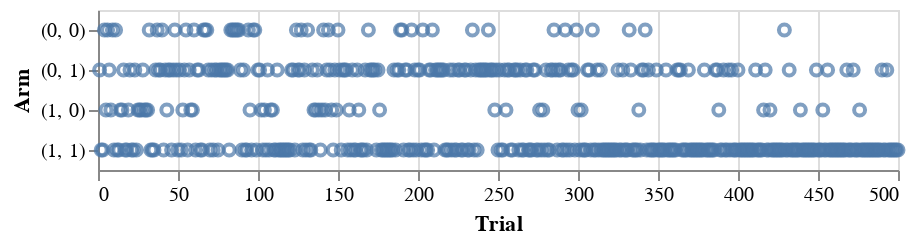

The cell this chart's notebook holds for it:
### Code cell
import altair as alt
import pandas as pd

points = []
for i, arm in enumerate(arms, 1):
    if arm == (0, 0):
        points.append((i, "(0, 0)"))
    elif arm == (0, 1):
        points.append((i, "(0, 1)"))
    elif arm == (1, 0):
        points.append((i, "(1, 0)"))
    elif arm == (1, 1):
        points.append((i, "(1, 1)"))

df = pd.DataFrame(points, columns=('Trial', 'Arm'))
alt.Chart(df).mark_point().encode(
    x='Trial:Q',
    y='Arm:O'
)

### Figure 1 — Vega-Lite specification as saved in the notebook (floating-point values rounded to 4 significant figures; data arrays with more than 128 entries replaced by an {"elided": "..."} marker saying what was removed)
{"config": {"view": {"continuousWidth": 400, "continuousHeight": 300}}, "data": {"name": "data-c541b93dcfaaf3fe24deaf5c0645e1ed"}, "mark": "point", "encoding": {"x": {"field": "Trial", "type": "quantitative"}, "y": {"field": "Arm", "type": "ordinal"}}, "$schema": "https://vega.github.io/schema/vega-lite/v4.17.0.json", "datasets": {"data-c541b93dcfaaf3fe24deaf5c0645e1ed": {"elided": "500 records"}}}
